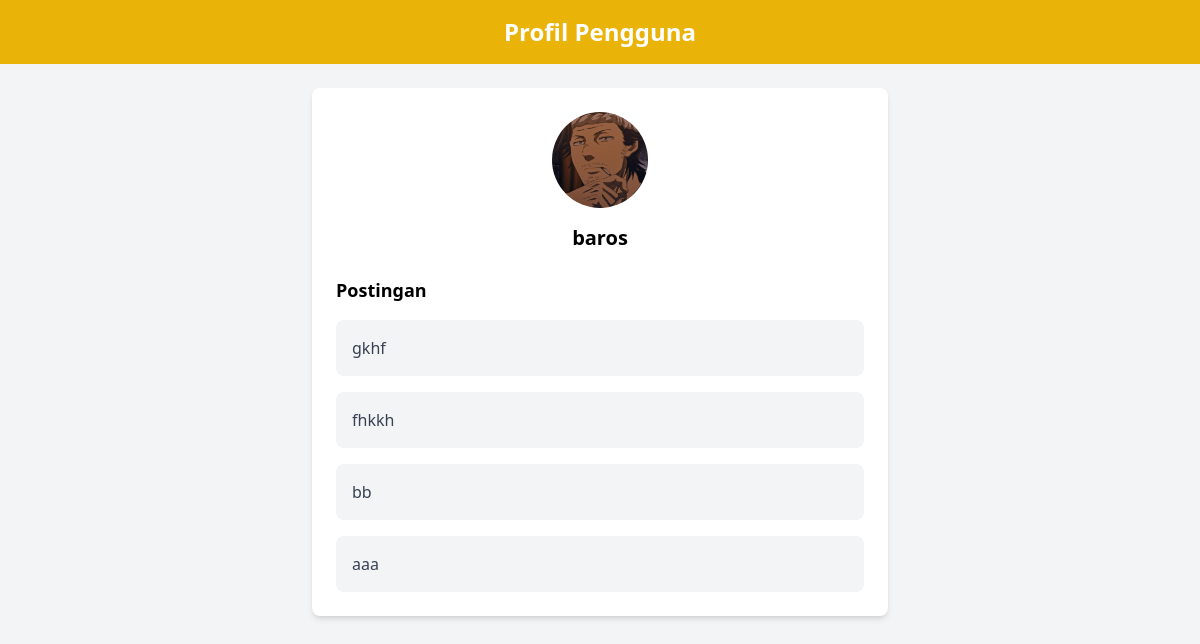
/public/profilepost.php?user_id=6, run on an earlier commit of the app's database.
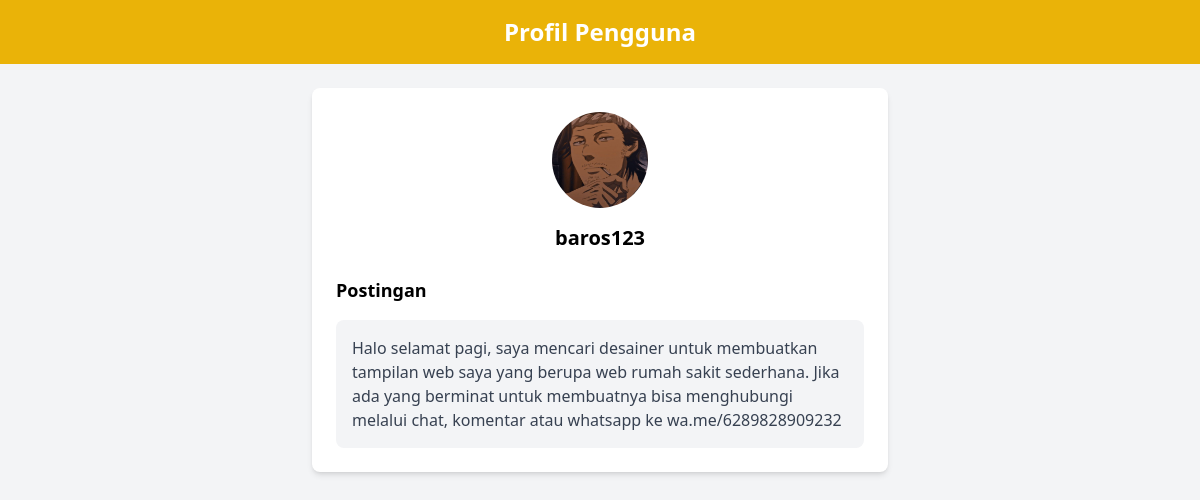
And on a later commit of the database.
### tables this page shows
CREATE TABLE `users` (
  `id` int(11) NOT NULL,
  `username` varchar(50) NOT NULL,
  `email` varchar(100) NOT NULL,
  `password` varchar(255) NOT NULL,
  `profile_picture` varchar(255) DEFAULT NULL,
  `latitude` double DEFAULT NULL,
  `longitude` double DEFAULT NULL
);

CREATE TABLE `posts` (
  `id` int(11) NOT NULL,
  `user_id` int(11) NOT NULL,
  `content` text NOT NULL,
  `image` varchar(255) DEFAULT NULL,
  `created_at` timestamp NOT NULL DEFAULT CURRENT_TIMESTAMP
);

### public/profilepost.php (the view, shortened to what this page needs)
<?php
$user_id = intval($_GET['user_id']);
$db = new Database();
$conn = $db->conn;
class Profile {
    private $conn;
    public function __construct($db) {
        $this->conn = $db;
    }
    public function getUserProfile($user_id) {
        $sql = "SELECT username, profile_picture, latitude, longitude FROM users WHERE id = ?";
        $stmt = $this->conn->prepare($sql);
        $stmt->bind_param("i", $user_id);
        $stmt->execute();
        $result = $stmt->get_result();
        return $result->fetch_assoc();
    }
    public function getPosts($user_id) {
        $sql = "SELECT p.id, p.content, p.image, p.created_at, u.username, u.profile_picture
                FROM posts p
                INNER JOIN users u ON p.user_id = u.id
                WHERE p.user_id = ?
                ORDER BY p.created_at DESC";
        $stmt = $this->conn->prepare($sql);
        $stmt->bind_param("i", $user_id);
        $stmt->execute();
        return $stmt->get_result()->fetch_all(MYSQLI_ASSOC);
    }
}
$profile = new Profile($conn);
$userData = $profile->getUserProfile($user_id);
$posts = $profile->getPosts($user_id);
?>
<!DOCTYPE html>
<html lang="id">
<head>
    <script src="https://cdn.tailwindcss.com"></script>
</head>
<body class="bg-gray-100">
    <header class="bg-yellow-500 p-4 text-white text-center text-2xl font-bold">
        Profil Pengguna
    </header>
    <div class="mx-auto bg-white shadow-md p-6 max-w-xl mt-6 rounded-lg">
        <div class="text-center">
            <?php if ($userData): ?>
                <img src="<?= htmlspecialchars($userData['profile_picture']) ?>" class="w-24 h-24 rounded-full object-cover mx-auto" alt="Foto Profil">
                <h2 class="mt-4 text-xl font-semibold"> <?= htmlspecialchars($userData['username']) ?> </h2>
            <?php else: ?>
                <p class="text-red-500 font-semibold">Pengguna tidak ditemukan.</p>
            <?php endif; ?>
        </div>
        <div class="mt-6">
            <h3 class="text-lg font-semibold">Postingan</h3>
            <?php if (!empty($posts)): ?>
                <?php foreach ($posts as $post): ?>
                    <div class="bg-gray-100 p-4 rounded-lg mt-4">
                        <p class="text-gray-700"> <?= nl2br(htmlspecialchars($post['content'])) ?> </p>
                    </div>
                <?php endforeach; ?>
            <?php else: ?>
                <p class="text-center text-gray-600">Belum ada postingan.</p>
            <?php endif; ?>
        </div>
    </div>
</body>
</html>

What changed in the data, as far as the page shows it:
removed posts: content "gkhf"
removed posts: content "fhkkh"
removed posts: content "bb"
removed posts: content "aaa"
changed users: username "baros" → "baros123"
added posts: content "Halo selamat pagi, saya mencari desainer untuk membuatkan tampilan web saya yang berupa web rumah sakit sederhana. Jika ada yang berminat untuk membuatnya bisa menghubungi melalui chat, komentar atau whatsapp ke wa.me/6289828909232"
